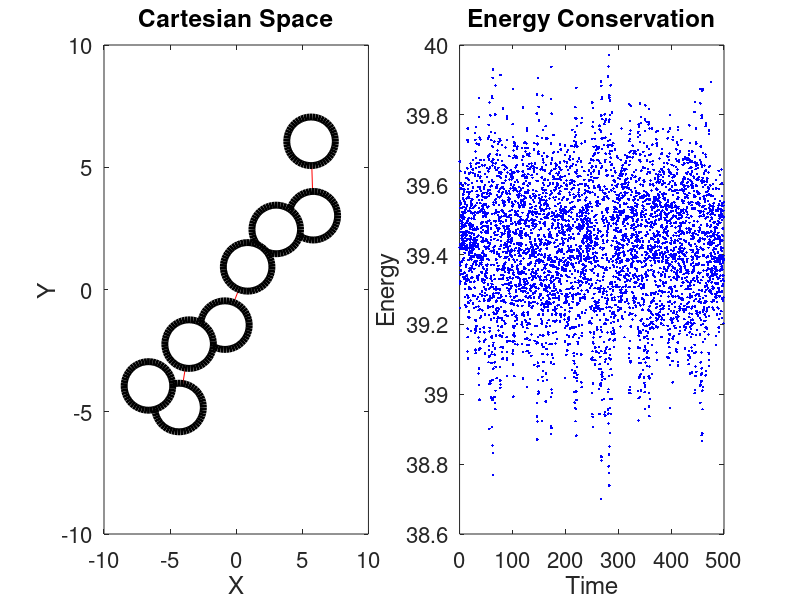

Write MATLAB code to recreate this figure.
%%%%%%%%%%%%%%%%%%%%%%%%%%%%%%%%%%%%%%%%%%%%%%%%%%%%%%%%%%%%%%%%%%%%%%%%%%%
% Verlet integration for an Harmonic oscillator
% Matteo Salvalaglio
% last revision 23/02/2015
%%%%%%%%%%%%%%%%%%%%%%%%%%%%%%%%%%%%%%%%%%%%%%%%%%%%%%%%%%%%%%%%%%%%%%%%%%%

clc
clear all 
close all



%%Initial conditions

 x0=[1 2 3 3 3 2 1 1].*2.5;       %[00.2 1.05 1.90 3.2 4.5 4.8].*2.5;
 y0=[1 1 1 2 3 3 3 2].*2.5;

%x0=[1:8].*2.5./sqrt(2)
%y0=[1:8].*2.5./sqrt(2)



v0=5.*(rand(2,8)-0.5);

dt=0.1;
m=[1.0 1.0 1.0 1.0 1.0 1.0 1.0 1.0 ];

final_time=500;
nsteps=floor(final_time./dt); %Total number of steps


% Constants

k=10.0;
req=2.5;
HS=1E1

% Topology

M=[0 1 0 0 0 0 0 0
   1 0 1 0 0 0 0 0
   0 1 0 1 0 0 0 0
   0 0 1 0 1 0 0 0
   0 0 0 1 0 1 0 0
   0 0 0 0 1 0 1 0
   0 0 0 0 0 1 0 1
   0 0 0 0 0 0 1 0];

k=k.*M;

 
%% Integrate
xp=x0;
x=xp+v0(1,:).*dt;
yp=y0;
y=yp+v0(2,:).*dt;

time(1)=0;
time(2)=time(1)+dt;

POT=[0 0];
KIN=[0 0];
H=[0 0];
timestep=2;


%Initialize figure
hFig=figure(1);
%set(hFig,'Position',[100 100 450 800])
set(hFig,'Position',[100 100 1200 450])

    subplot(1,2,1)
    h1=plot(x-mean(x),y-mean(y),'r-',x-mean(x),y-mean(y),'ko','MarkerSize',35,'MarkerFaceColor','w','LineWidth',5.0);
    set(gca,'FontSize',16)
    title('Cartesian Space')
    xlabel('X')
    ylabel('Y')
    %set(gca,'XTick',[ ])
    %set(gca,'YTick',[ ])
    
    xlim([-10 10])
    ylim([-10 10])
    drawnow
    
    
    subplot(1,2,2)
    set(gca,'FontSize',16)
    hold on
    box on
    h2=plot(time,KIN+POT,'b.','LineWidth',1.5);
    title('Energy Conservation')
    xlabel('Time')
    ylabel('Energy')
    %ylim([5 15])
    drawnow

    
    
    




%Initialize Movie
% writerObj = VideoWriter('Harmonic.avi');
% open(writerObj);


while timestep<nsteps-3
    
    
    %COMPUTE DISTANCES
    fx=zeros(1,length(x0))';  
    fy=zeros(1,length(x0))';  
    POT(timestep)=0;
    for i=1:length(x0)-1
        for j=i+1:length(x0)
            r=sqrt(((x(i)-x(j)).^2)+((y(i)-y(j)).^2));
            
            
            cx=-(k(i,j).*(r-req)-2.*HS/(r.^3)).*((x(i)-x(j)))./r;
            cy=-(k(i,j).*(r-req)-2.*HS/(r.^3)).*((y(i)-y(j)))./r;
            
            
            fx(i)=fx(i)+cx;      
            fx(j)=fx(j)-cx;
            
            fy(i)=fy(i)+cy;
            fy(j)=fy(j)-cy;
           
            POT(timestep)=POT(timestep)+0.5.*k(i,j).*(r-req).^2+1.*HS./r.^2;
           
            end
    end
       
    %Verlet integration
    
     for i=1:length(x0)
        r=sqrt(x(i).^2+y(i).^2);
        xnew(i)=2.*x(i)-xp(i)+(dt.^2).*fx(i)./m(i);
        ynew(i)=2.*y(i)-yp(i)+(dt.^2).*fy(i)./m(i);
     end  
         
      
    
    %Compute velocity     
    vx=(xnew-xp)./2./dt;
    vy=(ynew-yp)./2./dt;
    
    v=sqrt(vx.^2+vy.^2);
    
    % Kinetic Energy
    KIN(timestep)=sum(0.5.*m.*v.^2);
    
    if timestep==2
    POT(1)=POT(2)
    KIN(1)=KIN(2)
    end
    
   
    time(timestep)=time(timestep-1)+dt;
    
    set(h1,'XData',xnew-mean(xnew),'YData',ynew-mean(ynew));
    set(h2,'XData',time,'YData',KIN+POT);
    drawnow
    
    
%     namefile=['current_frame.png'];
%     screen2png(namefile)
%     thisimage = imread(namefile);
%     writeVideo(writerObj, thisimage);
    
     % Time
    xp=x;
    x=xnew;
    yp=y;
    y=ynew;
    
    % update timestep
    timestep=timestep+1;
    
end
%close(writerObj);


